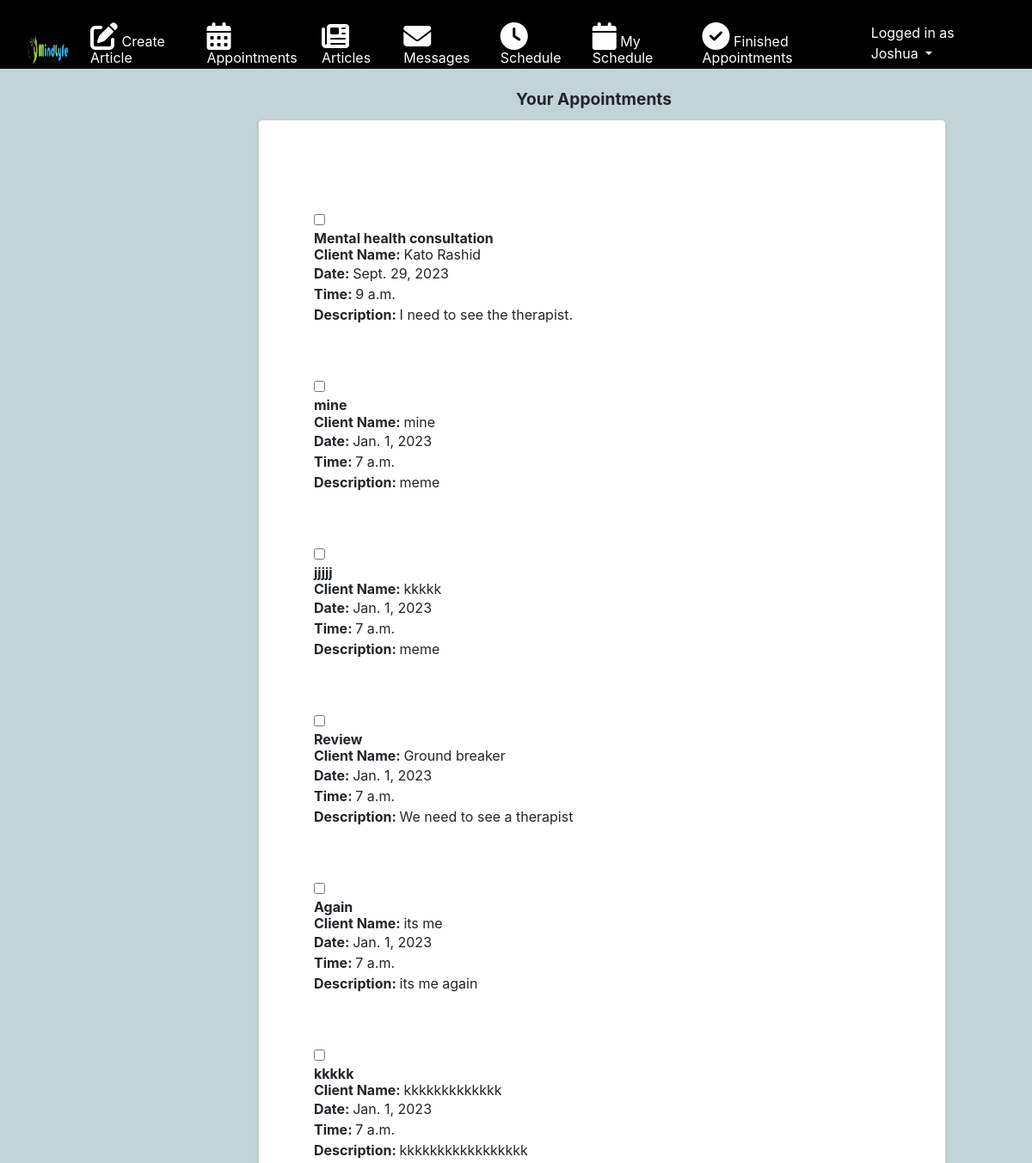
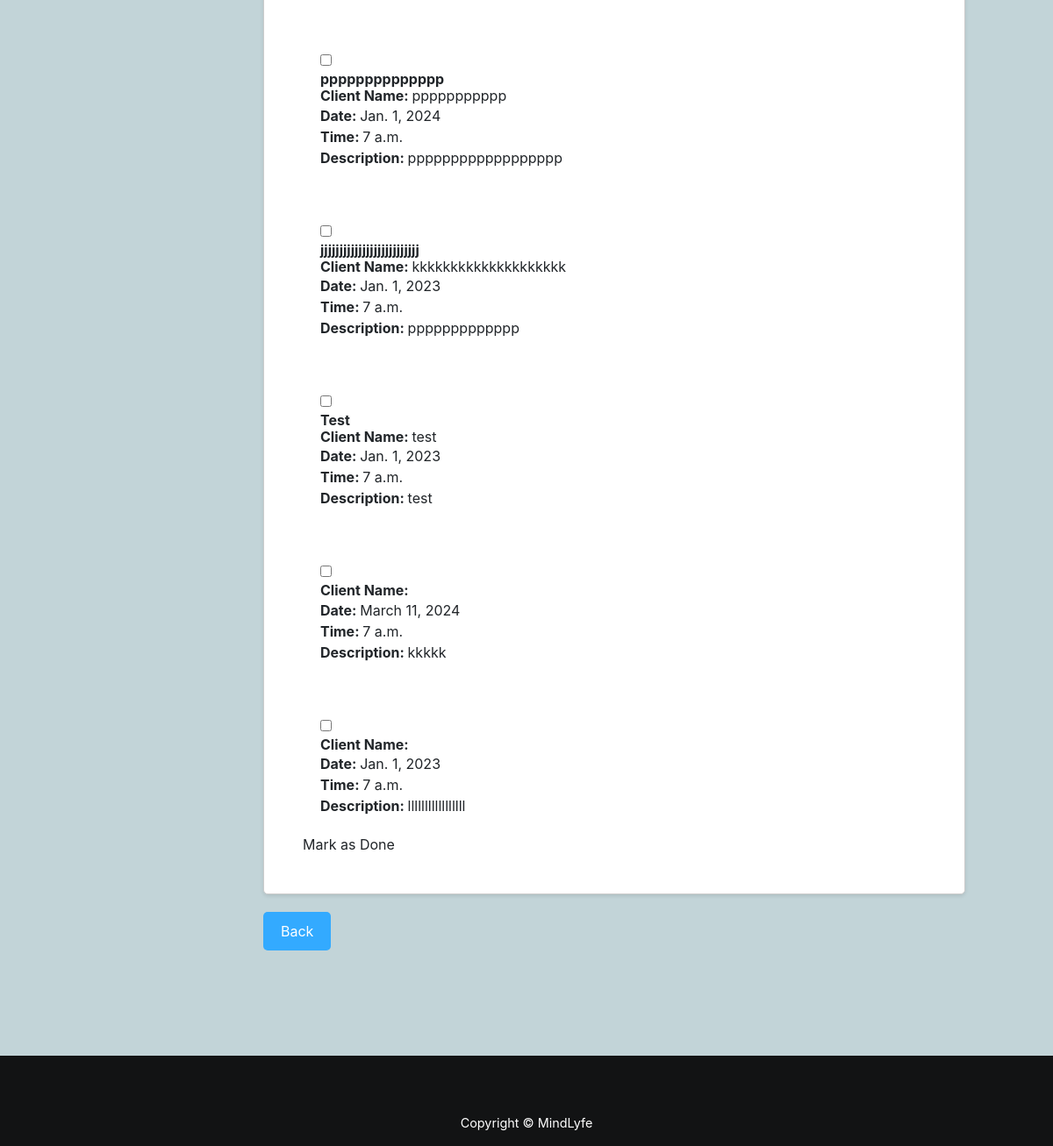
The page /user_appointments/ (signed in) on the database its author committed (2 pictures, top to bottom).
### chat/models.py (models this page shows, shortened)
class UserProfile(AbstractUser):
    is_patient = models.BooleanField(default=False)
    is_teacher = models.BooleanField(default=False)
    is_organization = models.BooleanField(default=False)
    username = models.CharField(max_length=50, unique=True)
    email = models.EmailField(unique=True)
    phone = models.CharField(max_length=20, blank=True)
    title = models.CharField(max_length=50, unique=False)
    organization_name=models.CharField(max_length=50,default='Organization')
    location=models.CharField(max_length=50,default='Location')
    representative_name=models.CharField(max_length=50,default='Name')
    class Meta:
        db_table = 'chat_users'
        verbose_name = 'User'
        verbose_name_plural = 'Users'

class Appointment(models.Model):
    assigned_to = models.ForeignKey(UserProfile, on_delete=models.CASCADE, related_name='assigned_appointments', null=True, blank=True)
    patient = models.ForeignKey(UserProfile, on_delete=models.CASCADE, related_name='created_appointments', null=True, blank=True)
    organization = models.ForeignKey(UserProfile, on_delete=models.CASCADE, related_name='organization_appointments', null=True, blank=True)
    title = models.CharField(max_length=200, null=False, blank=False)
    client_Name = models.CharField(max_length=50, null=False, blank=False)
    date = models.DateField()
    time = models.TimeField(null=False, blank=False)
    description = models.TextField(max_length=1000, null=False, blank=False)
    status = models.CharField(max_length=20, choices=STATUS_CHOICES, default='draft')
    is_done = models.BooleanField(default=False)

### chat/views.py (the view)
# urls.py: path('user_appointments/', UserAppointmentsView.as_view(), name='user_appointments'),
class UserAppointmentsView(LoginRequiredMixin, ListView):
    model = Appointment
    template_name = 'user_appointments.html'
    context_object_name = 'appointments'
    def get_queryset(self):
        user = self.request.user
        if user.is_organization or user.is_teacher:
            return Appointment.objects.filter(Q(assigned_to=user) | Q(patient=user))
        elif user.is_patient:
            return Appointment.objects.filter(Q(patient=user) | Q(assigned_to=user))

### theme/templates/user_appointments.html (shortened to what this page needs)
{% extends "baseblg.html" %}
{% block content %}
    <br>
    <strong>
        <h1 class="card-title" style="margin-left: 50%; font-size: larger;">Your Appointments</h1>
    </strong>
    <div class="card" style="width: 50rem; text-align:flex-start; margin:10px 25%; padding:2%;">
        <div class="card-body">
            {% if appointments %}
                <form method="post" action="{% url 'chat:update-appointment-status' %}">
                    {% for appointment in appointments %}
                        {% if appointment.status == 'draft' %}
                            <div class="card-body">
                                {% if user.is_teacher %}
                                    <input type="checkbox" name="appointment_ids" value="{{ appointment.id }}">
                                {% endif %}
                                <h3><strong>{{ appointment.title }}</strong></h3>
                                <h5><strong>Client Name: </strong> {{ appointment.client_Name }}</h5>
                                <p><strong>Date: </strong> {{ appointment.date }}</p>
                                <p><strong>Time: </strong> {{ appointment.time }}</p>
                                <p><strong>Description: </strong> {{ appointment.description }}</p>
                            </div>
                        {% endif %}
                    {% endfor %}
                    {% if user.is_teacher %}
                    <button type="submit" name="mark_as_done">Mark as Done</button>
                    {% endif %}
                </form>
            {% else %}
                <p>You have no pending appointments at the moment.</p>
            {% endif %}
        </div>
    </div>
    <a href="#" class="btn-back" id="backButton" style="margin-left: 25%;">Back</a>
{% endblock %}

### theme/templates/baseblg.html (shortened to what this page needs)
{% load static %}
<!doctype html>
<html lang="en">
<head>
    <link rel="stylesheet" href="https://maxcdn.bootstrapcdn.com/bootstrap/4.0.0/css/bootstrap.min.css"
>
    <link rel="stylesheet" href="https://cdnjs.cloudflare.com/ajax/libs/font-awesome/6.4.2/css/all.min.css"
   />
    <link rel="stylesheet" type="text/css" href="{% static 'vendor/fontello-2f186091/css/fontello.css' %}">
    <link rel="stylesheet" type="text/css" href="{% static 'css/app.css' %}">
    {% if user.is_authenticated and user.is_teacher %}
    <link rel="stylesheet" type="text/css" href="{% static 'css/teachers.css' %}">
    {% else %}
    <link rel="stylesheet" type="text/css" href="{% static 'css/students.css' %}">
    {% endif %}
</head>
<body style="background-color: #c2d4d8;overflow-x: hidden; ">
  <div>
    <nav style="background-color: black; max-height: 80px;">
        <nav class="navbar navbar-expand-lg bg-body-tertiary">
            <div class="container-fluid">
                <a class="navbar-brand" href="#">
                    <img src="{% static 'img/MindLyfe.png' %}" id="mind1" style="max-height: 40px; max-width: 50px;">
                </a>
                <div class="collapse navbar-collapse" id="navbarNavDropdown">
                    <ul class="navbar-nav">
                        <li class="nav-item">
                            <a class="nav-link" href="{% url 'chat:post_create' %}">
                                        <h5 class="card-title" style="color: white;">
                                            <i class="fas fa-edit fa-2x card-icon"></i>
                                            Create Article
                                        </h5>
                            </a>
                        </li>
                        <li class="nav-item">
                            <a class="nav-link" href="{% url 'chat:user_appointments' %}">
                                        <h5 class="card-title" style="color: white;">
                                            <i class="fas fa-calendar-alt fa-2x card-icon"></i>
                                            Appointments</h5>
                            </a>
                        </li>
                        <li class="nav-item">
                            <a class="nav-link" href="{% url 'chat:post_list' %}">
                                        <h5 class="card-title" style="color: white;">
                                            <i class="fas fa-newspaper fa-2x card-icon"></i>
                                            Articles</h5>
                            </a>
                        </li>
                        <li class="nav-item">
                            <a class="nav-link" href="/">
                                        <h5 class="card-title" style="color: white;">
                                            <i class="fas fa-envelope fa-2x card-icon"></i>
                                            Messages</h5>
                            </a>
                        </li>
                        <li class="nav-item">
                            <a class="nav-link" href="{% url 'chat:create-appointment-slot' %}">
                                        <h5 class="card-title" style="color: white;">
                                            <i class="fas fa-clock fa-2x card-icon"></i>
                                            Schedule</h5>
                            </a>
                        </li>
                        <li class="nav-item">
                            <a class="nav-link" href="{% url 'chat:available_therapists' %}">
                                        <h5 class="card-title" style="color: white;">
                                            <i class="fas fa-calendar fa-2x card-icon"></i>
                                            My Schedule</h5>
                            </a>
                        </li>
                        <li class="nav-item">
                            <a class="nav-link" href="{% url 'chat:finished_appointments' %}">
                                        <h5 class="card-title" style="color: white;">
                                            <i class="fas fa-check-circle fa-2x card-icon"></i>
                                            Finished Appointments</h5>
                            </a>
                        </li>
                        {% if user.is_authenticated %}
                        <li class="nav-item dropdown">
                            <a class="nav-link dropdown-toggle" href="#" role="button" data-bs-toggle="dropdown"
                                aria-expanded="false" style="color: white;">
                                Logged in as {{ user.username }}
                            </a>
                        </li>
                    </ul>
                </div>
                {% else %}
                <a href="{% url 'login' %}" class="btn btn-success" role="button">Log in</a>
                <a href="" class="btn btn-primary" role="button">Sign up</a>
                {% endif %}
            </div>
        </nav>
    </nav>
    {% block content %}{% endblock %}
</div>
    <div class="Van" style="margin-top: 120px;">
        <footer class="py-3 bg-grey">
            <p class="m-0 text-white text-center">Copyright &copy; MindLyfe</p>
        </footer>
    </div>
</body>
</html>

### chat/static/css/app.css (style rules this page uses)
footer { font-size: .9rem; }
.Van { padding-top:50px; background-color: #121314; color: white; margin-top: auto; position: absolute; width: 100%; margin-bottom: 0; }
.card { width: 80%; margin: 0 auto; padding: 20px; border: 1px solid #ccc; border-radius: 5px; box-shadow: 0 2px 4px rgba(0, 0, 0, 0.1); background-color: #fff; }
.card-body { margin-top: 20px; }
ul { list-style-type: none; padding: 0; }
ul li { margin-bottom: 10px; }
.btn-back { display: inline-block; background-color: #33aaff; color: #fff; padding: 10px 20px; text-decoration: none; border-radius: 5px; margin-top: 10px; font-size: 16px; }
button { padding: 10px 20px; background-color: #007bff; color: #fff; border: none; border-radius: 3px; cursor: pointer; }
ul { list-style: none; padding: 0; }
ul li { margin: 10px 0; }
strong { font-weight: bold; }
a { color: #007bff; text-decoration: none; }
form { margin-top: 20px; }

### chat/static/css/teachers.css (style rules this page uses)
body { background-color: #b0aac2; }
.Van { padding-top:50px; background-color: #121314; color: white; margin-top: auto; position: absolute; width: 100%; margin-bottom: 0; }
html { line-height: 1.5; -webkit-text-size-adjust: 100%; -moz-tab-size: 4; -o-tab-size: 4; tab-size: 4; font-family: ui-sans-serif, system-ui, -apple-system, BlinkMacSystemFont, "Segoe UI", Roboto, "Helvetica Neue", Arial, "Noto Sans", sans-serif, "Apple Color Emoji", "Segoe UI Emoji", "Segoe UI Symbol", "Noto Color Emoji"; }
body { margin: 0; line-height: inherit; }
h1, h2, h3, h4, h5, h6 { font-size: inherit; font-weight: inherit; }
a { color: inherit; text-decoration: inherit; }
b, strong { font-weight: bolder; }
button, input, optgroup, select, textarea { font-family: inherit; font-size: 100%; font-weight: inherit; line-height: inherit; color: inherit; margin: 0; padding: 0; }
button, select { text-transform: none; }
button, [type='button'], [type='reset'], [type='submit'] { -webkit-appearance: button; background-color: transparent; background-image: none; }
blockquote, dl, dd, h1, h2, h3, h4, h5, h6, hr, figure, p, pre { margin: 0; }
ol, ul, menu { list-style: none; margin: 0; padding: 0; }
input::placeholder, textarea::placeholder { opacity: 1; color: #9ca3af; }
button, [role="button"] { cursor: pointer; }
img, svg, video, canvas, audio, iframe, embed, object { display: block; vertical-align: middle; }
img, video { max-width: 100%; height: auto; }
.m-0 { margin: 0px; }
.py-3 { padding-top: 0.75rem; padding-bottom: 0.75rem; }
.text-center { text-align: center; }
.text-white { --tw-text-opacity: 1; color: rgb(255 255 255 / var(--tw-text-opacity)); }
#mind1 { width:175px; height:59px; }

### rows shown on the page
UserProfile: username "Joshua"
Appointment: title "Mental health consultation", client_Name "Kato Rashid", date "Sept. 29, 2023", time "9 a.m.", description "I need to see the therapist."
Appointment: title "mine", client_Name "mine", date "Jan. 1, 2023", time "7 a.m.", description "meme"
Appointment: title "jjjjj", client_Name "kkkkk", date "Jan. 1, 2023", time "7 a.m.", description "meme"
Appointment: title "Review", client_Name "Ground breaker", date "Jan. 1, 2023", time "7 a.m.", description "We need to see a therapist"
Appointment: title "Again", client_Name "its me", date "Jan. 1, 2023", time "7 a.m.", description "its me again"
Appointment: title "kkkkk", client_Name "kkkkkkkkkkkkk", date "Jan. 1, 2023", time "7 a.m.", description "kkkkkkkkkkkkkkkkk"
Appointment: title "pppppppppppppp", client_Name "ppppppppppp", date "Jan. 1, 2024", time "7 a.m.", description "pppppppppppppppppp"
Appointment: title "jjjjjjjjjjjjjjjjjjjjjjjjjj", client_Name "kkkkkkkkkkkkkkkkkkkk", date "Jan. 1, 2023", time "7 a.m.", description "ppppppppppppp"
Appointment: title "Test", client_Name "test", date "Jan. 1, 2023", time "7 a.m.", description "test"
Appointment: date "March 11, 2024", time "7 a.m.", description "kkkkk"
Appointment: date "Jan. 1, 2023", time "7 a.m.", description "lllllllllllllllll"
